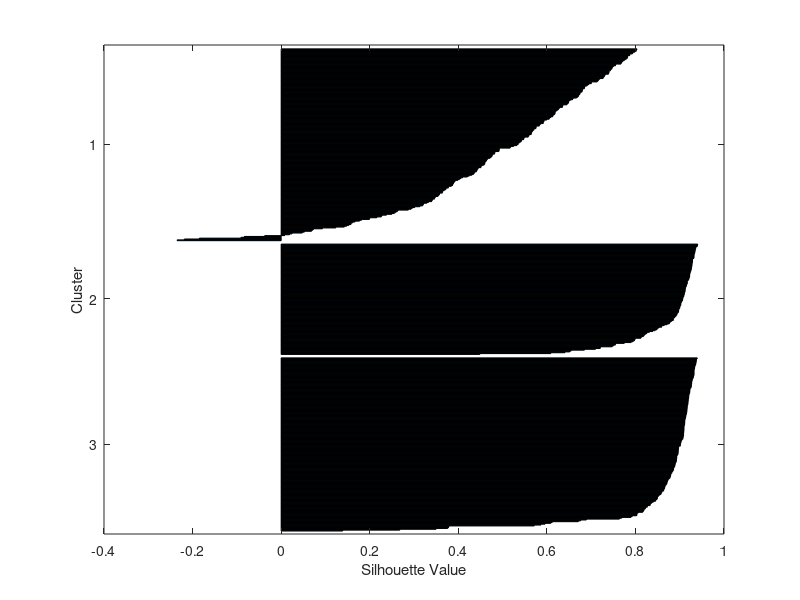
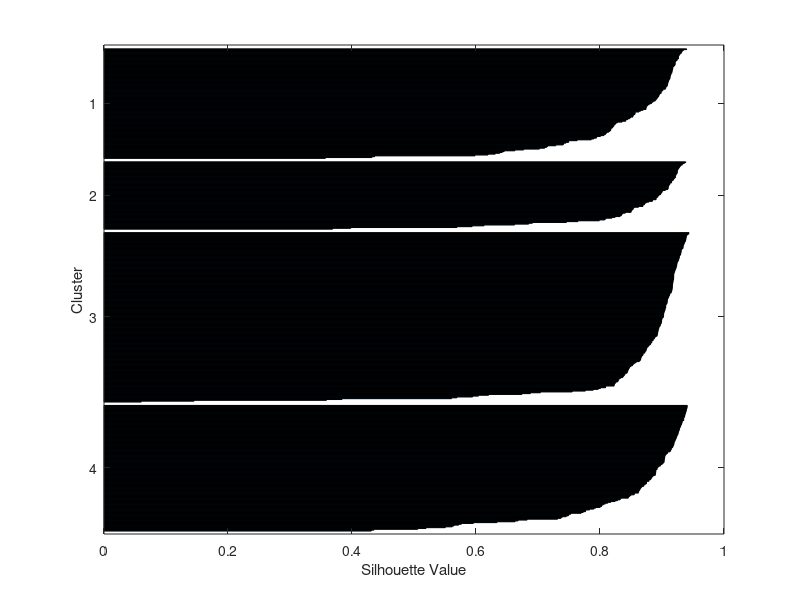
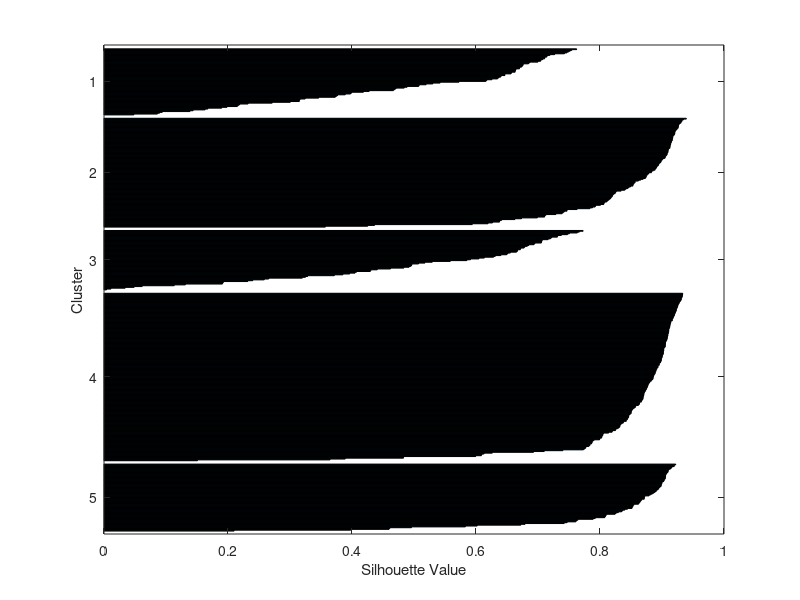

The MATLAB source for these figures, in order:
%loading kmeans
load kmeansdata;

%assing data to a variable 
new_data = X;
%defining k values

k_values = [3,4,5];

%part 2 begins
%%%%%%%%%%%%%%%%%%%%%%%%%%%%%%%%%%%%%%%%%%%%%%%%%%%%%

% %for evaluating matrices
% evl_mtrcs = zeros(length(k_values),1);
% 
% for i =1:length(k_values)
%     %k means clustering for every k value
%     k2 = k_values(i);
%     [indx,c] = kmeans(new_data,k2);
%     %evaluating the clutering perfomance
%     evl_mtrcs(i) = sum(sum(new_data-c(indx,:)));
%     %visualizing 
%     %************************
% 
    % % figure;
    % % gscatter(new_data(:,1),new_data(:,2),indx);
    % % hold on;
    % % %ploting centroids
    % % scatter(c(:,1),c(:,2),100,'k','filled');
    % % title("cluster results");
    % % legend('cluser1','cluster2','cluster3');
    % % hold off;
    % % ***************************
%     if size(new_data,2)<= 3
%         figure;
% 
%         scatter3(new_data(:,1),new_data(:,2),new_data(:,3),[],indx,'filled');
%         title(["k means clustering with k = ",num2str(k2)]);
%          xlabel('Feature 1');
%         ylabel('Feature 2');
%         zlabel('Feature 3');
%         drawnow;
% 
%     end
% 
% end
% 
% [optimal_value, indx_optimal] = min(evl_mtrcs);
% optimal_k = k_values(indx_optimal);
% fprintf('Optimal number of clusters: K = %d\n', optimal_k);
% part 2 end
%%%%%%%%%%%%%%%%%%%%%%%%%%%%%%%%%%%%%%%%%%%%%%%%%%%%%

%part 3

%initializing variables for mean silhouette score
mean_sil_score = zeros(length(k_values),1);

for i =1:length(k_values)
    %k means clustring for every k value
    k2 = k_values(i);
    [indx,centroids] = kmeans(new_data,k2);

    %calculating sihoutte values
    silht_values = silhouette(new_data,indx);
    %calculating 
    mean_sil_score(i) = mean(silht_values);
    %ploting silht values for each cluster 
    if size(new_data,2)<=1
        %set(0, 'DefaultFigureVisible', 'on');
        figure;
        
        silhouette(new_data,indx);
        title (["silhouette plot for k :",num2str(k2)]);
        xlabel('Silhouette value');
        ylabel('Cluster');
        silhouette.visualize();
        print(silhouette(new_data,indx));
    end
end
